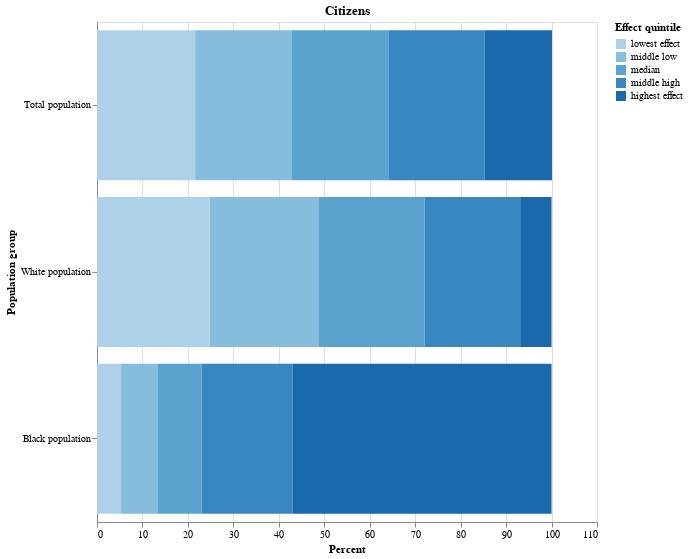

Notebook source saved alongside this figure:
### Markdown cell above
Stacker bar chart draft

### Code cell
%run ../00_misc/helper-func-notebook.ipynb
stacked_quintile_chart = stacked_race_hbar(df_distribution, "Citizens")
stacked_quintile_chart.save("../00_misc/charts/citizens_population_quintile.png")
stacked_quintile_chart

### Figure 1 — Vega-Lite specification as saved in the notebook (floating-point values rounded to 4 significant figures)
{"config": {"view": {"continuousWidth": 300, "continuousHeight": 300}}, "data": {"name": "data-5ce8b3952e0e60eb970d1f7969800eec"}, "mark": {"type": "bar"}, "encoding": {"color": {"field": "Effect quintile", "sort": ["lowest effect", "middle low", "median", "middle high", "highest effect"], "type": "ordinal"}, "order": {"field": "color_Effect_quintile_sort_index", "type": "quantitative"}, "x": {"field": "Percent", "type": "quantitative"}, "y": {"field": "Population group", "sort": ["Total population", "White population", "Black population"], "type": "nominal"}}, "height": 500, "title": "Citizens", "width": 500, "$schema": "https://vega.github.io/schema/vega-lite/v5.17.0.json", "datasets": {"data-5ce8b3952e0e60eb970d1f7969800eec": [{"Effect quintile": "lowest effect", "Population group": "Black population", "Percent": 5.3}, {"Effect quintile": "middle low", "Population group": "Black population", "Percent": 8.0}, {"Effect quintile": "median", "Population group": "Black population", "Percent": 9.7}, {"Effect quintile": "middle high", "Population group": "Black population", "Percent": 20.0}, {"Effect quintile": "highest effect", "Population group": "Black population", "Percent": 57.0}, {"Effect quintile": "lowest effect", "Population group": "White population", "Percent": 24.8}, {"Effect quintile": "middle low", "Population group": "White population", "Percent": 23.9}, {"Effect quintile": "median", "Population group": "White population", "Percent": 23.4}, {"Effect quintile": "middle high", "Population group": "White population", "Percent": 21.0}, {"Effect quintile": "highest effect", "Population group": "White population", "Percent": 6.9}, {"Effect quintile": "lowest effect", "Population group": "Total population", "Percent": 21.6}, {"Effect quintile": "middle low", "Population group": "Total population", "Percent": 21.3}, {"Effect quintile": "median", "Population group": "Total population", "Percent": 21.2}, {"Effect quintile": "middle high", "Population group": "Total population", "Percent": 21.2}, {"Effect quintile": "highest effect", "Population group": "Total population", "Percent": 14.8}]}}
